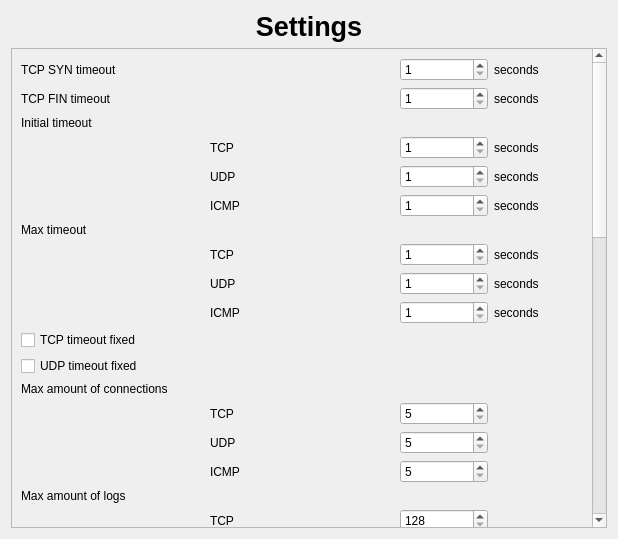
<?xml version="1.0" encoding="UTF-8"?>
<ui version="4.0">
 <class>settings</class>
 <widget class="QWidget" name="settings">
  <property name="geometry">
   <rect>
    <x>0</x>
    <y>0</y>
    <width>618</width>
    <height>539</height>
   </rect>
  </property>
  <property name="windowTitle">
   <string>Form</string>
  </property>
  <layout class="QGridLayout" name="gridLayout">
   <item row="0" column="0">
    <widget class="QLabel" name="label_29">
     <property name="font">
      <font>
       <pointsize>20</pointsize>
       <weight>75</weight>
       <bold>true</bold>
      </font>
     </property>
     <property name="text">
      <string>Settings</string>
     </property>
     <property name="alignment">
      <set>Qt::AlignCenter</set>
     </property>
    </widget>
   </item>
   <item row="1" column="0">
    <widget class="QScrollArea" name="scrollArea">
     <property name="sizePolicy">
      <sizepolicy hsizetype="Expanding" vsizetype="Expanding">
       <horstretch>0</horstretch>
       <verstretch>0</verstretch>
      </sizepolicy>
     </property>
     <property name="widgetResizable">
      <bool>true</bool>
     </property>
     <widget class="QWidget" name="scrollAreaWidgetContents">
      <property name="geometry">
       <rect>
        <x>0</x>
        <y>-515</y>
        <width>584</width>
        <height>1370</height>
       </rect>
      </property>
      <layout class="QGridLayout" name="gridLayout_2">
       <item row="1" column="3">
        <spacer name="horizontalSpacer_26">
         <property name="orientation">
          <enum>Qt::Horizontal</enum>
         </property>
         <property name="sizeType">
          <enum>QSizePolicy::Minimum</enum>
         </property>
         <property name="sizeHint" stdset="0">
          <size>
           <width>40</width>
           <height>20</height>
          </size>
         </property>
        </spacer>
       </item>
       <item row="14" column="4">
        <widget class="QSpinBox" name="udp_max_con">
         <property name="minimum">
          <number>5</number>
         </property>
         <property name="maximum">
          <number>1024</number>
         </property>
        </widget>
       </item>
       <item row="9" column="5">
        <widget class="QLabel" name="label_12">
         <property name="text">
          <string>seconds</string>
         </property>
        </widget>
       </item>
       <item row="22" column="1" colspan="5">
        <widget class="QLineEdit" name="rule_path">
         <property name="cursor">
          <cursorShape>IBeamCursor</cursorShape>
         </property>
         <property name="maxLength">
          <number>256</number>
         </property>
        </widget>
       </item>
       <item row="17" column="0" colspan="2">
        <spacer name="horizontalSpacer_10">
         <property name="orientation">
          <enum>Qt::Horizontal</enum>
         </property>
         <property name="sizeType">
          <enum>QSizePolicy::Minimum</enum>
         </property>
         <property name="sizeHint" stdset="0">
          <size>
           <width>141</width>
           <height>20</height>
          </size>
         </property>
        </spacer>
       </item>
       <item row="8" column="5">
        <widget class="QLabel" name="label_18">
         <property name="text">
          <string>seconds</string>
         </property>
        </widget>
       </item>
       <item row="10" column="0" colspan="5">
        <widget class="QCheckBox" name="tcp_timeout_fixed">
         <property name="text">
          <string>TCP timeout fixed</string>
         </property>
        </widget>
       </item>
       <item row="14" column="2">
        <widget class="QLabel" name="label_21">
         <property name="text">
          <string>UDP</string>
         </property>
        </widget>
       </item>
       <item row="21" column="0" colspan="5">
        <widget class="QLabel" name="label_28">
         <property name="text">
          <string>File path for saving rules (by kernel)</string>
         </property>
        </widget>
       </item>
       <item row="7" column="5">
        <widget class="QLabel" name="label_17">
         <property name="text">
          <string>seconds</string>
         </property>
        </widget>
       </item>
       <item row="9" column="0" colspan="2">
        <spacer name="horizontalSpacer_6">
         <property name="orientation">
          <enum>Qt::Horizontal</enum>
         </property>
         <property name="sizeType">
          <enum>QSizePolicy::Minimum</enum>
         </property>
         <property name="sizeHint" stdset="0">
          <size>
           <width>141</width>
           <height>20</height>
          </size>
         </property>
        </spacer>
       </item>
       <item row="8" column="3">
        <spacer name="horizontalSpacer_18">
         <property name="orientation">
          <enum>Qt::Horizontal</enum>
         </property>
         <property name="sizeType">
          <enum>QSizePolicy::Minimum</enum>
         </property>
         <property name="sizeHint" stdset="0">
          <size>
           <width>40</width>
           <height>20</height>
          </size>
         </property>
        </spacer>
       </item>
       <item row="13" column="0" colspan="2">
        <spacer name="horizontalSpacer_7">
         <property name="orientation">
          <enum>Qt::Horizontal</enum>
         </property>
         <property name="sizeType">
          <enum>QSizePolicy::Minimum</enum>
         </property>
         <property name="sizeHint" stdset="0">
          <size>
           <width>141</width>
           <height>20</height>
          </size>
         </property>
        </spacer>
       </item>
       <item row="18" column="3">
        <spacer name="horizontalSpacer_23">
         <property name="orientation">
          <enum>Qt::Horizontal</enum>
         </property>
         <property name="sizeType">
          <enum>QSizePolicy::Minimum</enum>
         </property>
         <property name="sizeHint" stdset="0">
          <size>
           <width>40</width>
           <height>20</height>
          </size>
         </property>
        </spacer>
       </item>
       <item row="17" column="4">
        <widget class="QSpinBox" name="tcp_max_logs">
         <property name="minimum">
          <number>128</number>
         </property>
         <property name="maximum">
          <number>65536</number>
         </property>
        </widget>
       </item>
       <item row="9" column="2">
        <widget class="QLabel" name="label_16">
         <property name="text">
          <string>ICMP</string>
         </property>
        </widget>
       </item>
       <item row="4" column="4">
        <widget class="QSpinBox" name="udp_initial_timeout">
         <property name="minimum">
          <number>1</number>
         </property>
         <property name="maximum">
          <number>1800</number>
         </property>
        </widget>
       </item>
       <item row="8" column="0" colspan="2">
        <spacer name="horizontalSpacer_5">
         <property name="orientation">
          <enum>Qt::Horizontal</enum>
         </property>
         <property name="sizeType">
          <enum>QSizePolicy::Minimum</enum>
         </property>
         <property name="sizeHint" stdset="0">
          <size>
           <width>141</width>
           <height>20</height>
          </size>
         </property>
        </spacer>
       </item>
       <item row="1" column="5">
        <widget class="QLabel" name="label_5">
         <property name="text">
          <string>seconds</string>
         </property>
        </widget>
       </item>
       <item row="27" column="1" colspan="5">
        <widget class="QTableWidget" name="default_table">
         <property name="sizePolicy">
          <sizepolicy hsizetype="Preferred" vsizetype="Minimum">
           <horstretch>0</horstretch>
           <verstretch>0</verstretch>
          </sizepolicy>
         </property>
         <property name="minimumSize">
          <size>
           <width>0</width>
           <height>475</height>
          </size>
         </property>
         <property name="verticalScrollBarPolicy">
          <enum>Qt::ScrollBarAsNeeded</enum>
         </property>
         <property name="sizeAdjustPolicy">
          <enum>QAbstractScrollArea::AdjustIgnored</enum>
         </property>
         <property name="alternatingRowColors">
          <bool>false</bool>
         </property>
         <attribute name="verticalHeaderVisible">
          <bool>false</bool>
         </attribute>
         <row>
          <property name="text">
           <string>1</string>
          </property>
         </row>
         <row>
          <property name="text">
           <string>2</string>
          </property>
         </row>
         <row>
          <property name="text">
           <string>3</string>
          </property>
         </row>
         <row>
          <property name="text">
           <string>4</string>
          </property>
         </row>
         <row>
          <property name="text">
           <string>5</string>
          </property>
         </row>
         <row>
          <property name="text">
           <string>6</string>
          </property>
         </row>
         <row>
          <property name="text">
           <string>7</string>
          </property>
         </row>
         <row>
          <property name="text">
           <string>8</string>
          </property>
         </row>
         <row>
          <property name="text">
           <string>9</string>
          </property>
         </row>
         <row>
          <property name="text">
           <string>10</string>
          </property>
         </row>
         <row>
          <property name="text">
           <string>11</string>
          </property>
         </row>
         <row>
          <property name="text">
           <string>12</string>
          </property>
         </row>
         <row>
          <property name="text">
           <string>13</string>
          </property>
         </row>
         <row>
          <property name="text">
           <string>14</string>
          </property>
         </row>
         <row>
          <property name="text">
           <string>15</string>
          </property>
         </row>
         <column>
          <property name="text">
           <string>Hook</string>
          </property>
         </column>
         <column>
          <property name="text">
           <string>Protocol</string>
          </property>
         </column>
         <column>
          <property name="text">
           <string>Action</string>
          </property>
         </column>
         <column>
          <property name="text">
           <string>Log</string>
          </property>
         </column>
         <item row="0" column="0">
          <property name="text">
           <string>PRE_ROUTING</string>
          </property>
          <property name="textAlignment">
           <set>AlignCenter</set>
          </property>
          <property name="flags">
           <set>ItemIsSelectable|ItemIsDragEnabled|ItemIsDropEnabled|ItemIsUserCheckable|ItemIsEnabled</set>
          </property>
         </item>
         <item row="0" column="1">
          <property name="text">
           <string>TCP</string>
          </property>
          <property name="textAlignment">
           <set>AlignCenter</set>
          </property>
          <property name="flags">
           <set>ItemIsSelectable|ItemIsDragEnabled|ItemIsDropEnabled|ItemIsUserCheckable|ItemIsEnabled</set>
          </property>
         </item>
         <item row="0" column="2">
          <property name="textAlignment">
           <set>AlignCenter</set>
          </property>
         </item>
         <item row="0" column="3">
          <property name="textAlignment">
           <set>AlignCenter</set>
          </property>
         </item>
         <item row="1" column="1">
          <property name="text">
           <string>UDP</string>
          </property>
          <property name="textAlignment">
           <set>AlignCenter</set>
          </property>
          <property name="flags">
           <set>ItemIsSelectable|ItemIsDragEnabled|ItemIsDropEnabled|ItemIsUserCheckable|ItemIsEnabled</set>
          </property>
         </item>
         <item row="1" column="2">
          <property name="text">
           <string/>
          </property>
          <property name="textAlignment">
           <set>AlignCenter</set>
          </property>
         </item>
         <item row="1" column="3">
          <property name="textAlignment">
           <set>AlignCenter</set>
          </property>
         </item>
         <item row="2" column="1">
          <property name="text">
           <string>ICMP</string>
          </property>
          <property name="textAlignment">
           <set>AlignCenter</set>
          </property>
          <property name="flags">
           <set>ItemIsSelectable|ItemIsDragEnabled|ItemIsDropEnabled|ItemIsUserCheckable|ItemIsEnabled</set>
          </property>
         </item>
         <item row="2" column="2">
          <property name="textAlignment">
           <set>AlignCenter</set>
          </property>
         </item>
         <item row="2" column="3">
          <property name="textAlignment">
           <set>AlignCenter</set>
          </property>
         </item>
         <item row="3" column="0">
          <property name="text">
           <string>LOCAL_IN</string>
          </property>
          <property name="textAlignment">
           <set>AlignCenter</set>
          </property>
          <property name="flags">
           <set>ItemIsSelectable|ItemIsDragEnabled|ItemIsDropEnabled|ItemIsUserCheckable|ItemIsEnabled</set>
          </property>
         </item>
         <item row="3" column="1">
          <property name="text">
           <string>TCP</string>
          </property>
          <property name="textAlignment">
           <set>AlignCenter</set>
          </property>
          <property name="flags">
           <set>ItemIsSelectable|ItemIsDragEnabled|ItemIsDropEnabled|ItemIsUserCheckable|ItemIsEnabled</set>
          </property>
         </item>
         <item row="3" column="2">
          <property name="textAlignment">
           <set>AlignCenter</set>
          </property>
         </item>
         <item row="3" column="3">
          <property name="textAlignment">
           <set>AlignCenter</set>
          </property>
         </item>
         <item row="4" column="1">
          <property name="text">
           <string>UDP</string>
          </property>
          <property name="textAlignment">
           <set>AlignCenter</set>
          </property>
          <property name="flags">
           <set>ItemIsSelectable|ItemIsDragEnabled|ItemIsDropEnabled|ItemIsUserCheckable|ItemIsEnabled</set>
          </property>
         </item>
         <item row="4" column="2">
          <property name="textAlignment">
           <set>AlignCenter</set>
          </property>
         </item>
         <item row="4" column="3">
          <property name="textAlignment">
           <set>AlignCenter</set>
          </property>
         </item>
         <item row="5" column="1">
          <property name="text">
           <string>ICMP</string>
          </property>
          <property name="textAlignment">
           <set>AlignCenter</set>
          </property>
          <property name="flags">
           <set>ItemIsSelectable|ItemIsDragEnabled|ItemIsDropEnabled|ItemIsUserCheckable|ItemIsEnabled</set>
          </property>
         </item>
         <item row="5" column="2">
          <property name="textAlignment">
           <set>AlignCenter</set>
          </property>
         </item>
         <item row="5" column="3">
          <property name="textAlignment">
           <set>AlignCenter</set>
          </property>
         </item>
         <item row="6" column="0">
          <property name="text">
           <string>LOCAL_OUT</string>
          </property>
          <property name="textAlignment">
           <set>AlignCenter</set>
          </property>
          <property name="flags">
           <set>ItemIsSelectable|ItemIsDragEnabled|ItemIsDropEnabled|ItemIsUserCheckable|ItemIsEnabled</set>
          </property>
         </item>
         <item row="6" column="1">
          <property name="text">
           <string>TCP</string>
          </property>
          <property name="textAlignment">
           <set>AlignCenter</set>
          </property>
          <property name="flags">
           <set>ItemIsSelectable|ItemIsDragEnabled|ItemIsDropEnabled|ItemIsUserCheckable|ItemIsEnabled</set>
          </property>
         </item>
         <item row="6" column="2">
          <property name="textAlignment">
           <set>AlignCenter</set>
          </property>
         </item>
         <item row="6" column="3">
          <property name="textAlignment">
           <set>AlignCenter</set>
          </property>
         </item>
         <item row="7" column="1">
          <property name="text">
           <string>UDP</string>
          </property>
          <property name="textAlignment">
           <set>AlignCenter</set>
          </property>
          <property name="flags">
           <set>ItemIsSelectable|ItemIsDragEnabled|ItemIsDropEnabled|ItemIsUserCheckable|ItemIsEnabled</set>
          </property>
         </item>
         <item row="7" column="2">
          <property name="textAlignment">
           <set>AlignCenter</set>
          </property>
         </item>
         <item row="7" column="3">
          <property name="textAlignment">
           <set>AlignCenter</set>
          </property>
         </item>
         <item row="8" column="1">
          <property name="text">
           <string>ICMP</string>
          </property>
          <property name="textAlignment">
           <set>AlignCenter</set>
          </property>
          <property name="flags">
           <set>ItemIsSelectable|ItemIsDragEnabled|ItemIsDropEnabled|ItemIsUserCheckable|ItemIsEnabled</set>
          </property>
         </item>
         <item row="8" column="2">
          <property name="textAlignment">
           <set>AlignCenter</set>
          </property>
         </item>
         <item row="8" column="3">
          <property name="textAlignment">
           <set>AlignCenter</set>
          </property>
         </item>
         <item row="9" column="0">
          <property name="text">
           <string>FORWARD</string>
          </property>
          <property name="textAlignment">
           <set>AlignCenter</set>
          </property>
          <property name="flags">
           <set>ItemIsSelectable|ItemIsDragEnabled|ItemIsDropEnabled|ItemIsUserCheckable|ItemIsEnabled</set>
          </property>
         </item>
         <item row="9" column="1">
          <property name="text">
           <string>TCP</string>
          </property>
          <property name="textAlignment">
           <set>AlignCenter</set>
          </property>
          <property name="flags">
           <set>ItemIsSelectable|ItemIsDragEnabled|ItemIsDropEnabled|ItemIsUserCheckable|ItemIsEnabled</set>
          </property>
         </item>
         <item row="9" column="2">
          <property name="textAlignment">
           <set>AlignCenter</set>
          </property>
         </item>
         <item row="9" column="3">
          <property name="textAlignment">
           <set>AlignCenter</set>
          </property>
         </item>
         <item row="10" column="1">
          <property name="text">
           <string>UDP</string>
          </property>
          <property name="textAlignment">
           <set>AlignCenter</set>
          </property>
          <property name="flags">
           <set>ItemIsSelectable|ItemIsDragEnabled|ItemIsDropEnabled|ItemIsUserCheckable|ItemIsEnabled</set>
          </property>
         </item>
         <item row="10" column="2">
          <property name="textAlignment">
           <set>AlignCenter</set>
          </property>
         </item>
         <item row="10" column="3">
          <property name="textAlignment">
           <set>AlignCenter</set>
          </property>
         </item>
         <item row="11" column="1">
          <property name="text">
           <string>ICMP</string>
          </property>
          <property name="textAlignment">
           <set>AlignCenter</set>
          </property>
          <property name="flags">
           <set>ItemIsSelectable|ItemIsDragEnabled|ItemIsDropEnabled|ItemIsUserCheckable|ItemIsEnabled</set>
          </property>
         </item>
         <item row="11" column="2">
          <property name="textAlignment">
           <set>AlignCenter</set>
          </property>
         </item>
         <item row="11" column="3">
          <property name="textAlignment">
           <set>AlignCenter</set>
          </property>
         </item>
         <item row="12" column="0">
          <property name="text">
           <string>POST_ROUTING</string>
          </property>
          <property name="textAlignment">
           <set>AlignCenter</set>
          </property>
          <property name="flags">
           <set>ItemIsSelectable|ItemIsDragEnabled|ItemIsDropEnabled|ItemIsUserCheckable|ItemIsEnabled</set>
          </property>
         </item>
         <item row="12" column="1">
          <property name="text">
           <string>TCP</string>
          </property>
          <property name="textAlignment">
           <set>AlignCenter</set>
          </property>
          <property name="flags">
           <set>ItemIsSelectable|ItemIsDragEnabled|ItemIsDropEnabled|ItemIsUserCheckable|ItemIsEnabled</set>
          </property>
         </item>
         <item row="12" column="2">
          <property name="textAlignment">
           <set>AlignCenter</set>
          </property>
         </item>
         <item row="12" column="3">
          <property name="textAlignment">
           <set>AlignCenter</set>
          </property>
         </item>
         <item row="13" column="1">
          <property name="text">
           <string>UDP</string>
          </property>
          <property name="textAlignment">
           <set>AlignCenter</set>
          </property>
          <property name="flags">
           <set>ItemIsSelectable|ItemIsDragEnabled|ItemIsDropEnabled|ItemIsUserCheckable|ItemIsEnabled</set>
          </property>
         </item>
         <item row="13" column="2">
          <property name="textAlignment">
           <set>AlignCenter</set>
          </property>
         </item>
         <item row="13" column="3">
          <property name="textAlignment">
           <set>AlignCenter</set>
          </property>
         </item>
         <item row="14" column="1">
          <property name="text">
           <string>ICMP</string>
          </property>
          <property name="textAlignment">
           <set>AlignCenter</set>
          </property>
          <property name="flags">
           <set>ItemIsSelectable|ItemIsDragEnabled|ItemIsDropEnabled|ItemIsUserCheckable|ItemIsEnabled</set>
          </property>
         </item>
         <item row="14" column="2">
          <property name="textAlignment">
           <set>AlignCenter</set>
          </property>
         </item>
         <item row="14" column="3">
          <property name="textAlignment">
           <set>AlignCenter</set>
          </property>
         </item>
        </widget>
       </item>
       <item row="8" column="2">
        <widget class="QLabel" name="label_15">
         <property name="text">
          <string>UDP</string>
         </property>
        </widget>
       </item>
       <item row="24" column="0" colspan="5">
        <widget class="QLabel" name="label_31">
         <property name="text">
          <string>File path for saving logs automatically (by frontend)</string>
         </property>
        </widget>
       </item>
       <item row="4" column="2">
        <widget class="QLabel" name="label_8">
         <property name="text">
          <string>UDP</string>
         </property>
        </widget>
       </item>
       <item row="12" column="0" colspan="5">
        <widget class="QLabel" name="label_19">
         <property name="text">
          <string>Max amount of connections</string>
         </property>
        </widget>
       </item>
       <item row="5" column="2">
        <widget class="QLabel" name="label_10">
         <property name="text">
          <string>ICMP</string>
         </property>
        </widget>
       </item>
       <item row="7" column="0" colspan="2">
        <spacer name="horizontalSpacer_4">
         <property name="orientation">
          <enum>Qt::Horizontal</enum>
         </property>
         <property name="sizeType">
          <enum>QSizePolicy::Minimum</enum>
         </property>
         <property name="sizeHint" stdset="0">
          <size>
           <width>141</width>
           <height>20</height>
          </size>
         </property>
        </spacer>
       </item>
       <item row="17" column="3">
        <spacer name="horizontalSpacer_22">
         <property name="orientation">
          <enum>Qt::Horizontal</enum>
         </property>
         <property name="sizeType">
          <enum>QSizePolicy::Minimum</enum>
         </property>
         <property name="sizeHint" stdset="0">
          <size>
           <width>40</width>
           <height>20</height>
          </size>
         </property>
        </spacer>
       </item>
       <item row="9" column="4">
        <widget class="QSpinBox" name="icmp_max_timeout">
         <property name="minimum">
          <number>1</number>
         </property>
         <property name="maximum">
          <number>1800</number>
         </property>
        </widget>
       </item>
       <item row="3" column="5">
        <widget class="QLabel" name="label_6">
         <property name="text">
          <string>seconds</string>
         </property>
        </widget>
       </item>
       <item row="18" column="2">
        <widget class="QLabel" name="label_26">
         <property name="text">
          <string>UDP</string>
         </property>
        </widget>
       </item>
       <item row="4" column="5">
        <widget class="QLabel" name="label_9">
         <property name="text">
          <string>seconds</string>
         </property>
        </widget>
       </item>
       <item row="25" column="1" colspan="5">
        <widget class="QLineEdit" name="log_path">
         <property name="cursor">
          <cursorShape>IBeamCursor</cursorShape>
         </property>
         <property name="maxLength">
          <number>256</number>
         </property>
        </widget>
       </item>
       <item row="9" column="3">
        <spacer name="horizontalSpacer_19">
         <property name="orientation">
          <enum>Qt::Horizontal</enum>
         </property>
         <property name="sizeType">
          <enum>QSizePolicy::Minimum</enum>
         </property>
         <property name="sizeHint" stdset="0">
          <size>
           <width>40</width>
           <height>20</height>
          </size>
         </property>
        </spacer>
       </item>
       <item row="0" column="5">
        <widget class="QLabel" name="label_4">
         <property name="text">
          <string>seconds</string>
         </property>
        </widget>
       </item>
       <item row="5" column="5">
        <widget class="QLabel" name="label_11">
         <property name="text">
          <string>seconds</string>
         </property>
        </widget>
       </item>
       <item row="15" column="0" colspan="2">
        <spacer name="horizontalSpacer_9">
         <property name="orientation">
          <enum>Qt::Horizontal</enum>
         </property>
         <property name="sizeType">
          <enum>QSizePolicy::Minimum</enum>
         </property>
         <property name="sizeHint" stdset="0">
          <size>
           <width>141</width>
           <height>20</height>
          </size>
         </property>
        </spacer>
       </item>
       <item row="7" column="4">
        <widget class="QSpinBox" name="tcp_max_timeout">
         <property name="minimum">
          <number>1</number>
         </property>
         <property name="maximum">
          <number>7200</number>
         </property>
        </widget>
       </item>
       <item row="2" column="0" colspan="3">
        <widget class="QLabel" name="label_3">
         <property name="text">
          <string>Initial timeout</string>
         </property>
        </widget>
       </item>
       <item row="0" column="4">
        <widget class="QSpinBox" name="tcp_syn_timeout">
         <property name="minimum">
          <number>1</number>
         </property>
         <property name="maximum">
          <number>600</number>
         </property>
        </widget>
       </item>
       <item row="7" column="3">
        <spacer name="horizontalSpacer_17">
         <property name="orientation">
          <enum>Qt::Horizontal</enum>
         </property>
         <property name="sizeType">
          <enum>QSizePolicy::Minimum</enum>
         </property>
         <property name="sizeHint" stdset="0">
          <size>
           <width>40</width>
           <height>20</height>
          </size>
         </property>
        </spacer>
       </item>
       <item row="19" column="3">
        <spacer name="horizontalSpacer_24">
         <property name="orientation">
          <enum>Qt::Horizontal</enum>
         </property>
         <property name="sizeType">
          <enum>QSizePolicy::Minimum</enum>
         </property>
         <property name="sizeHint" stdset="0">
          <size>
           <width>40</width>
           <height>20</height>
          </size>
         </property>
        </spacer>
       </item>
       <item row="8" column="4">
        <widget class="QSpinBox" name="udp_max_timeout">
         <property name="minimum">
          <number>1</number>
         </property>
         <property name="maximum">
          <number>1800</number>
         </property>
        </widget>
       </item>
       <item row="14" column="0" colspan="2">
        <spacer name="horizontalSpacer_8">
         <property name="orientation">
          <enum>Qt::Horizontal</enum>
         </property>
         <property name="sizeType">
          <enum>QSizePolicy::Minimum</enum>
         </property>
         <property name="sizeHint" stdset="0">
          <size>
           <width>141</width>
           <height>20</height>
          </size>
         </property>
        </spacer>
       </item>
       <item row="28" column="0">
        <widget class="QPushButton" name="btn_savelog">
         <property name="text">
          <string>Save Logs</string>
         </property>
        </widget>
       </item>
       <item row="1" column="0" colspan="3">
        <widget class="QLabel" name="label_2">
         <property name="text">
          <string>TCP FIN timeout</string>
         </property>
        </widget>
       </item>
       <item row="18" column="4">
        <widget class="QSpinBox" name="udp_max_logs">
         <property name="minimum">
          <number>128</number>
         </property>
         <property name="maximum">
          <number>65536</number>
         </property>
        </widget>
       </item>
       <item row="25" column="0">
        <spacer name="horizontalSpacer_28">
         <property name="orientation">
          <enum>Qt::Horizontal</enum>
         </property>
         <property name="sizeType">
          <enum>QSizePolicy::Minimum</enum>
         </property>
         <property name="sizeHint" stdset="0">
          <size>
           <width>66</width>
           <height>20</height>
          </size>
         </property>
        </spacer>
       </item>
       <item row="6" column="0" colspan="3">
        <widget class="QLabel" name="label_13">
         <property name="text">
          <string>Max timeout</string>
         </property>
        </widget>
       </item>
       <item row="19" column="2">
        <widget class="QLabel" name="label_25">
         <property name="text">
          <string>ICMP</string>
         </property>
        </widget>
       </item>
       <item row="13" column="2">
        <widget class="QLabel" name="label_22">
         <property name="text">
          <string>TCP</string>
         </property>
        </widget>
       </item>
       <item row="3" column="4">
        <widget class="QSpinBox" name="tcp_initial_timeout">
         <property name="minimum">
          <number>1</number>
         </property>
         <property name="maximum">
          <number>7200</number>
         </property>
        </widget>
       </item>
       <item row="15" column="4">
        <widget class="QSpinBox" name="icmp_max_con">
         <property name="minimum">
          <number>5</number>
         </property>
         <property name="maximum">
          <number>128</number>
         </property>
        </widget>
       </item>
       <item row="4" column="0" colspan="2">
        <spacer name="horizontalSpacer_2">
         <property name="orientation">
          <enum>Qt::Horizontal</enum>
         </property>
         <property name="sizeType">
          <enum>QSizePolicy::Minimum</enum>
         </property>
         <property name="sizeHint" stdset="0">
          <size>
           <width>141</width>
           <height>20</height>
          </size>
         </property>
        </spacer>
       </item>
       <item row="11" column="0" colspan="5">
        <widget class="QCheckBox" name="udp_timeout_fixed">
         <property name="text">
          <string>UDP timeout fixed</string>
         </property>
        </widget>
       </item>
       <item row="5" column="0" colspan="2">
        <spacer name="horizontalSpacer_3">
         <property name="orientation">
          <enum>Qt::Horizontal</enum>
         </property>
         <property name="sizeType">
          <enum>QSizePolicy::Minimum</enum>
         </property>
         <property name="sizeHint" stdset="0">
          <size>
           <width>141</width>
           <height>20</height>
          </size>
         </property>
        </spacer>
       </item>
       <item row="22" column="0">
        <spacer name="horizontalSpacer_13">
         <property name="orientation">
          <enum>Qt::Horizontal</enum>
         </property>
         <property name="sizeType">
          <enum>QSizePolicy::Minimum</enum>
         </property>
         <property name="sizeHint" stdset="0">
          <size>
           <width>66</width>
           <height>20</height>
          </size>
         </property>
        </spacer>
       </item>
       <item row="18" column="0" colspan="2">
        <spacer name="horizontalSpacer_11">
         <property name="orientation">
          <enum>Qt::Horizontal</enum>
         </property>
         <property name="sizeType">
          <enum>QSizePolicy::Minimum</enum>
         </property>
         <property name="sizeHint" stdset="0">
          <size>
           <width>141</width>
           <height>20</height>
          </size>
         </property>
        </spacer>
       </item>
       <item row="7" column="2">
        <widget class="QLabel" name="label_14">
         <property name="text">
          <string>TCP</string>
         </property>
        </widget>
       </item>
       <item row="3" column="3">
        <spacer name="horizontalSpacer_14">
         <property name="orientation">
          <enum>Qt::Horizontal</enum>
         </property>
         <property name="sizeType">
          <enum>QSizePolicy::Minimum</enum>
         </property>
         <property name="sizeHint" stdset="0">
          <size>
           <width>40</width>
           <height>20</height>
          </size>
         </property>
        </spacer>
       </item>
       <item row="5" column="4">
        <widget class="QSpinBox" name="icmp_initial_timeout">
         <property name="minimum">
          <number>1</number>
         </property>
         <property name="maximum">
          <number>1800</number>
         </property>
        </widget>
       </item>
       <item row="1" column="4">
        <widget class="QSpinBox" name="tcp_fin_timeout">
         <property name="minimum">
          <number>1</number>
         </property>
         <property name="maximum">
          <number>600</number>
         </property>
        </widget>
       </item>
       <item row="20" column="0" colspan="4">
        <widget class="QLabel" name="label_27">
         <property name="text">
          <string>Max amount of rules per hook per protocol</string>
         </property>
        </widget>
       </item>
       <item row="19" column="0" colspan="2">
        <spacer name="horizontalSpacer_12">
         <property name="orientation">
          <enum>Qt::Horizontal</enum>
         </property>
         <property name="sizeType">
          <enum>QSizePolicy::Minimum</enum>
         </property>
         <property name="sizeHint" stdset="0">
          <size>
           <width>141</width>
           <height>20</height>
          </size>
         </property>
        </spacer>
       </item>
       <item row="17" column="2">
        <widget class="QLabel" name="label_24">
         <property name="text">
          <string>TCP</string>
         </property>
        </widget>
       </item>
       <item row="14" column="3">
        <spacer name="horizontalSpacer_21">
         <property name="orientation">
          <enum>Qt::Horizontal</enum>
         </property>
         <property name="sizeType">
          <enum>QSizePolicy::Minimum</enum>
         </property>
         <property name="sizeHint" stdset="0">
          <size>
           <width>40</width>
           <height>20</height>
          </size>
         </property>
        </spacer>
       </item>
       <item row="5" column="3">
        <spacer name="horizontalSpacer_16">
         <property name="orientation">
          <enum>Qt::Horizontal</enum>
         </property>
         <property name="sizeType">
          <enum>QSizePolicy::Minimum</enum>
         </property>
         <property name="sizeHint" stdset="0">
          <size>
           <width>40</width>
           <height>20</height>
          </size>
         </property>
        </spacer>
       </item>
       <item row="13" column="3">
        <spacer name="horizontalSpacer_20">
         <property name="orientation">
          <enum>Qt::Horizontal</enum>
         </property>
         <property name="sizeType">
          <enum>QSizePolicy::Minimum</enum>
         </property>
         <property name="sizeHint" stdset="0">
          <size>
           <width>40</width>
           <height>20</height>
          </size>
         </property>
        </spacer>
       </item>
       <item row="0" column="0" colspan="3">
        <widget class="QLabel" name="label">
         <property name="text">
          <string>TCP SYN timeout</string>
         </property>
        </widget>
       </item>
       <item row="19" column="4">
        <widget class="QSpinBox" name="icmp_max_logs">
         <property name="minimum">
          <number>128</number>
         </property>
         <property name="maximum">
          <number>4096</number>
         </property>
        </widget>
       </item>
       <item row="0" column="3">
        <spacer name="horizontalSpacer_25">
         <property name="orientation">
          <enum>Qt::Horizontal</enum>
         </property>
         <property name="sizeType">
          <enum>QSizePolicy::Minimum</enum>
         </property>
         <property name="sizeHint" stdset="0">
          <size>
           <width>40</width>
           <height>20</height>
          </size>
         </property>
        </spacer>
       </item>
       <item row="3" column="2">
        <widget class="QLabel" name="label_7">
         <property name="text">
          <string>TCP</string>
         </property>
        </widget>
       </item>
       <item row="20" column="5">
        <widget class="QSpinBox" name="max_rule">
         <property name="minimum">
          <number>8</number>
         </property>
         <property name="maximum">
          <number>256</number>
         </property>
        </widget>
       </item>
       <item row="3" column="0" colspan="2">
        <spacer name="horizontalSpacer">
         <property name="orientation">
          <enum>Qt::Horizontal</enum>
         </property>
         <property name="sizeType">
          <enum>QSizePolicy::Minimum</enum>
         </property>
         <property name="sizeHint" stdset="0">
          <size>
           <width>141</width>
           <height>20</height>
          </size>
         </property>
        </spacer>
       </item>
       <item row="4" column="3">
        <spacer name="horizontalSpacer_15">
         <property name="orientation">
          <enum>Qt::Horizontal</enum>
         </property>
         <property name="sizeType">
          <enum>QSizePolicy::Minimum</enum>
         </property>
         <property name="sizeHint" stdset="0">
          <size>
           <width>40</width>
           <height>20</height>
          </size>
         </property>
        </spacer>
       </item>
       <item row="26" column="0" colspan="2">
        <widget class="QLabel" name="label_30">
         <property name="text">
          <string>Default action</string>
         </property>
        </widget>
       </item>
       <item row="15" column="3">
        <spacer name="horizontalSpacer_27">
         <property name="orientation">
          <enum>Qt::Horizontal</enum>
         </property>
         <property name="sizeType">
          <enum>QSizePolicy::Minimum</enum>
         </property>
         <property name="sizeHint" stdset="0">
          <size>
           <width>40</width>
           <height>20</height>
          </size>
         </property>
        </spacer>
       </item>
       <item row="16" column="0" colspan="5">
        <widget class="QLabel" name="label_23">
         <property name="text">
          <string>Max amount of logs</string>
         </property>
        </widget>
       </item>
       <item row="15" column="2">
        <widget class="QLabel" name="label_20">
         <property name="text">
          <string>ICMP</string>
         </property>
        </widget>
       </item>
       <item row="13" column="4">
        <widget class="QSpinBox" name="tcp_max_con">
         <property name="minimum">
          <number>5</number>
         </property>
         <property name="maximum">
          <number>1024</number>
         </property>
        </widget>
       </item>
       <item row="23" column="0" colspan="2">
        <widget class="QCheckBox" name="log_autosave">
         <property name="text">
          <string>Autosave for logs</string>
         </property>
        </widget>
       </item>
      </layout>
     </widget>
    </widget>
   </item>
  </layout>
 </widget>
 <resources/>
 <connections/>
</ui>
